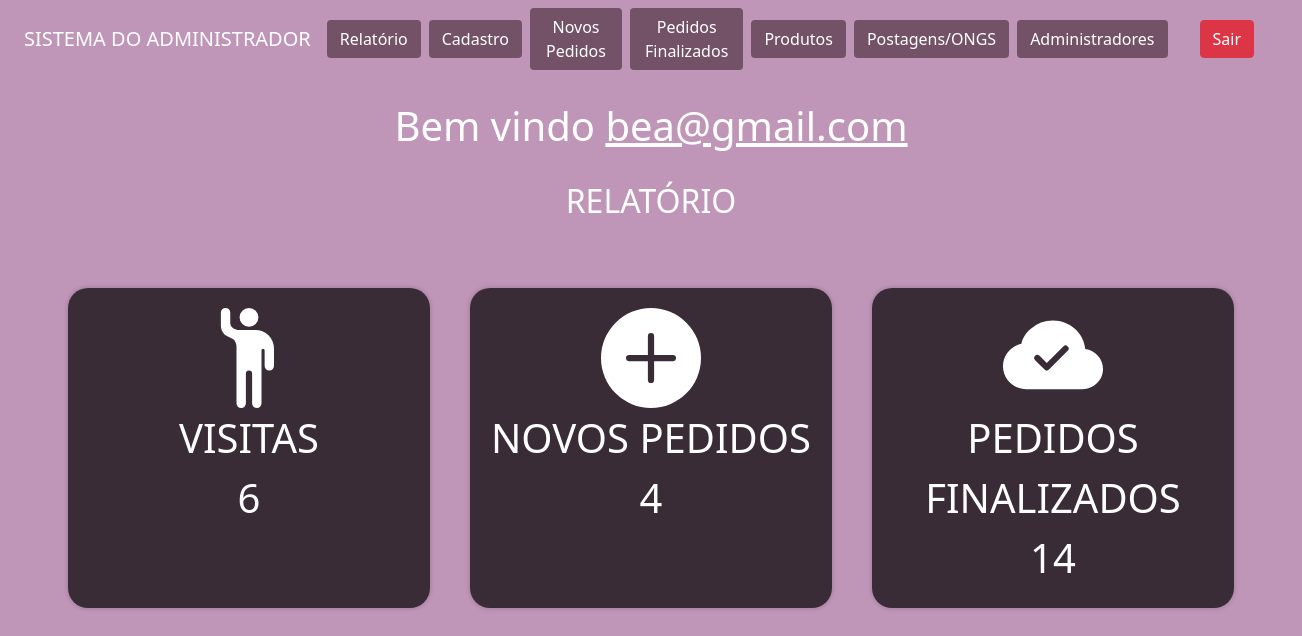
/relatorio.php (signed in), run on the app's committed database.
### tables this page shows
CREATE TABLE `relatorio` (
  `visitasN` int(110) NOT NULL,
  `pedidosN` varchar(110) NOT NULL,
  `entregues` varchar(110) NOT NULL
);

### relatorio.php (the view, shortened to what this page needs)
<?php
    include_once('config.php');
    $logado = $_SESSION['email'];
    if(!empty($_GET['search']))
    {
        $data = $_GET['search'];
        $sql = "SELECT * FROM relatorio WHERE visitasN LIKE '%$data%' or pedidosN LIKE '%$data%' or entregues LIKE '%$data%' ORDER BY id DESC";
    }
    else
    {
        $sql = "SELECT * FROM relatorio ";
    }
    $result = $conexao->query($sql);
?>
<!DOCTYPE html>
<html lang="en">
<head>
    <link href="https://cdn.jsdelivr.net/npm/bootstrap@5.3.2/dist/css/bootstrap.min.css" rel="stylesheet">
    <link href="https://cdn.jsdelivr.net/npm/bootstrap@5.0.2/dist/css/bootstrap.min.css" rel="stylesheet">
</head>
<body>
<nav class="navbar navbar-expand-lg navbar-dark custom-navbar" >
        <div class="container-fluid">
            <a class="navbar-brand" href="#">SISTEMA DO ADMINISTRADOR</a>
            <a href="relatorio.php" class="btn btn-purple me-2">Relatório</a>
<a href="formulario.php" class="btn btn-purple me-2">Cadastro</a>
<a href="sistema.php" class="btn btn-purple me-2">Novos Pedidos</a>
<a href="usuariosexcluidos.php" class="btn btn-purple me-2">Pedidos Finalizados</a>
<a href="sistemaprodutos.php" class="btn btn-purple me-2">Produtos</a>
<a href="postagemongs.php" class="btn btn-purple me-2">Postagens/ONGS</a>
<a href="sistema2.php" class="btn btn-purple me-2">Administradores</a>
        </div>
        <div class="d-flex">
            <a href="sair.php" class="btn btn-danger me-5">Sair</a>
        </div>
    </nav>
    <br>
    <?php
        echo "<h1>Bem vindo <u>$logado</u></h1>";
    ?>
    <br>
    <div class= 'pedidos'>
    <h2>RELATÓRIO<h2>
    </div>
    <div class="m-5 square-container">
        <tbody>
            <?php
            while ($user_data = mysqli_fetch_assoc($result)) {
                echo "<tr>";
                echo "<td><div class='square'><svg xmlns='http://www.w3.org/2000/svg' width='100' height='100' fill='currentColor' class='bi bi-person-raised-hand' viewBox='0 0 16 16'>
                <path d='M6 6.207v9.043a.75.75 0 0 0 1.5 0V10.5a.5.5 0 0 1 1 0v4.75a.75.75 0 0 0 1.5 0v-8.5a.25.25 0 1 1 .5 0v2.5a.75.75 0 0 0 1.5 0V6.5a3 3 0 0 0-3-3H6.236a.998.998 0 0 1-.447-.106l-.33-.165A.83.83 0 0 1 5 2.488V.75a.75.75 0 0 0-1.5 0v2.083c0 .715.404 1.37 1.044 1.689L5.5 5c.32.32.5.754.5 1.207Z'/>
                <path d='M8 3a1.5 1.5 0 1 0 0-3 1.5 1.5 0 0 0 0 3Z'/>
            </svg>     <BR>    VISITAS<BR>" . $user_data['visitasN'] . "</div></td>";
                echo "<td><div class='square'><svg xmlns='http://www.w3.org/2000/svg' width='100' height='100' fill='currentColor' class='bi bi-plus-circle-fill' viewBox='0 0 16 16'>
                <path d='M16 8A8 8 0 1 1 0 8a8 8 0 0 1 16 0zM8.5 4.5a.5.5 0 0 0-1 0v3h-3a.5.5 0 0 0 0 1h3v3a.5.5 0 0 0 1 0v-3h3a.5.5 0 0 0 0-1h-3v-3z'/>
              </svg>      <BR>   NOVOS PEDIDOS <BR>" . $user_data['pedidosN'] . "</div></td>";
                echo "<td><div class='square'><svg xmlns='http://www.w3.org/2000/svg' width='100' height='100' fill='currentColor' class='bi bi-cloud-check-fill' viewBox='0 0 16 16'>
                <path d='M8 2a5.53 5.53 0 0 0-3.594 1.342c-.766.66-1.321 1.52-1.464 2.383C1.266 6.095 0 7.555 0 9.318 0 11.366 1.708 13 3.781 13h8.906C14.502 13 16 11.57 16 9.773c0-1.636-1.242-2.969-2.834-3.194C12.923 3.999 10.69 2 8 2zm2.354 4.854-3 3a.5.5 0 0 1-.708 0l-1.5-1.5a.5.5 0 1 1 .708-.708L7 8.793l2.646-2.647a.5.5 0 0 1 .708.708z'/>
              </svg> <BR>
            PEDIDOS FINALIZADOS<BR>" . $user_data['entregues'] ." </div></td>";
                echo "</tr>";
            }
            ?>
        </tbody>
    </div>
</body>
</html>

### relatorio.php (style rules this page uses)
body { background:#BF95B8; color: white; text-align: center; }
.square-container { display: flex; justify-content: space-around; }
.square { font-size: 40px; width: 25%; margin-bottom: 20px; flex: 1; background-color: rgba(0, 0, 0, 0.7); box-shadow: 0 0 5px rgba(0, 0, 0, 0.2); padding: 20px; text-align: center; border-radius: 20px; margin: 20px; }
.custom-navbar { background-color: #BF95B8 !important; }
.btn-purple { background-color: #735167; color: white; }

### data on the page
relatorio: visitasN "6", pedidosN "4", entregues "14"

### other printed values
$logado "bea@gmail.com"
